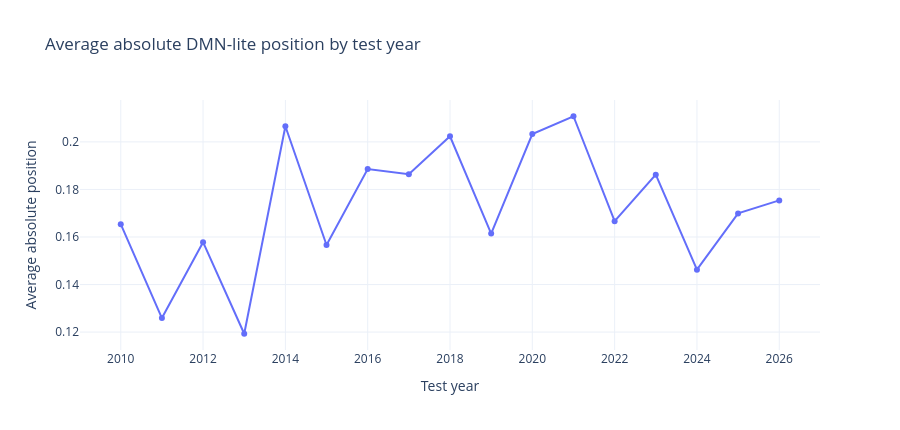

The cell this chart's notebook holds for it:
### Code cell
fig = px.line(
    folds,
    x="fold_year",
    y="avg_abs_position",
    markers=True,
    title="Average absolute DMN-lite position by test year",
    labels={"fold_year": "Test year", "avg_abs_position": "Average absolute position"},
)
fig.update_layout(template="plotly_white", height=430)
fig.show()

### Figure 1 — Plotly figure (JSON) as saved in the notebook; plotly's stock layout.template omitted (floating-point values rounded to 4 significant figures)
{"data": [{"hovertemplate": "Test year=%{x}<br>Average absolute position=%{y}<extra></extra>", "legendgroup": "", "line": {"color": "#636efa", "dash": "solid"}, "marker": {"symbol": "circle"}, "mode": "lines+markers", "name": "", "orientation": "v", "showlegend": false, "type": "scatter", "x": [2010, 2011, 2012, 2013, 2014, 2015, 2016, 2017, 2018, 2019, 2020, 2021, 2022, 2023, 2024, 2025, 2026], "xaxis": "x", "y": [0.1654, 0.1259, 0.1578, 0.1193, 0.2066, 0.1566, 0.1886, 0.1864, 0.2024, 0.1614, 0.2033, 0.2108, 0.1667, 0.1862, 0.1463, 0.1699, 0.1754], "yaxis": "y"}], "layout": {"height": 430, "legend": {"tracegroupgap": 0}, "title": {"text": "Average absolute DMN-lite position by test year"}, "xaxis": {"anchor": "y", "domain": [0.0, 1.0], "title": {"text": "Test year"}}, "yaxis": {"anchor": "x", "domain": [0.0, 1.0], "title": {"text": "Average absolute position"}}}}
